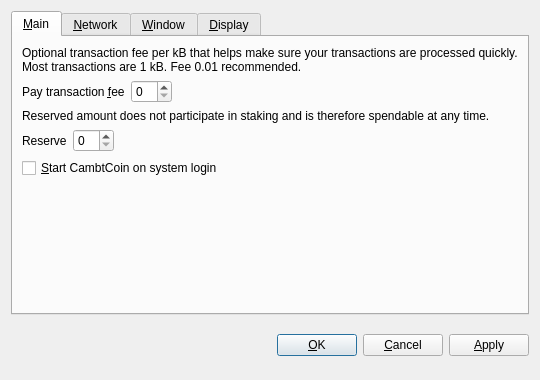
<?xml version="1.0" encoding="UTF-8"?>
<ui version="4.0">
 <class>OptionsDialog</class>
 <widget class="QDialog" name="OptionsDialog">
  <property name="geometry">
   <rect>
    <x>0</x>
    <y>0</y>
    <width>540</width>
    <height>380</height>
   </rect>
  </property>
  <property name="windowTitle">
   <string>Options</string>
  </property>
  <property name="modal">
   <bool>true</bool>
  </property>
  <layout class="QVBoxLayout" name="verticalLayout">
   <item>
    <widget class="QTabWidget" name="tabWidget">
     <property name="tabPosition">
      <enum>QTabWidget::North</enum>
     </property>
     <property name="currentIndex">
      <number>0</number>
     </property>
     <widget class="QWidget" name="tabMain">
      <attribute name="title">
       <string>&amp;Main</string>
      </attribute>
      <layout class="QVBoxLayout" name="verticalLayout_Main">
       <item>
        <widget class="QLabel" name="transactionFeeInfoLabel">
         <property name="text">
          <string>Optional transaction fee per kB that helps make sure your transactions are processed quickly. Most transactions are 1 kB. Fee 0.01 recommended.</string>
         </property>
         <property name="textFormat">
          <enum>Qt::PlainText</enum>
         </property>
         <property name="wordWrap">
          <bool>true</bool>
         </property>
        </widget>
       </item>
       <item>
        <layout class="QHBoxLayout" name="horizontalLayoutFee">
         <item>
          <widget class="QLabel" name="transactionFeeLabel">
           <property name="text">
            <string>Pay transaction &amp;fee</string>
           </property>
           <property name="textFormat">
            <enum>Qt::PlainText</enum>
           </property>
           <property name="buddy">
            <cstring>transactionFee</cstring>
           </property>
          </widget>
         </item>
         <item>
          <widget class="BitcoinAmountField" name="transactionFee"/>
         </item>
         <item>
          <spacer name="horizontalSpacerFee">
           <property name="orientation">
            <enum>Qt::Horizontal</enum>
           </property>
           <property name="sizeHint" stdset="0">
            <size>
             <width>40</width>
             <height>20</height>
            </size>
           </property>
          </spacer>
         </item>
        </layout>
       </item>
       <item>
        <widget class="QLabel" name="reserveBalanceInfoLabel">
         <property name="text">
          <string>Reserved amount does not participate in staking and is therefore spendable at any time.</string>
         </property>
         <property name="textFormat">
          <enum>Qt::PlainText</enum>
         </property>
         <property name="wordWrap">
          <bool>true</bool>
         </property>
        </widget>
       </item>
       <item>
        <layout class="QHBoxLayout" name="horizontalLayoutReserveBalance">
         <item>
          <widget class="QLabel" name="reserveBalanceLabel">
           <property name="text">
            <string>Reserve</string>
           </property>
           <property name="textFormat">
            <enum>Qt::PlainText</enum>
           </property>
           <property name="buddy">
            <cstring>reserveBalance</cstring>
           </property>
          </widget>
         </item>
         <item>
          <widget class="BitcoinAmountField" name="reserveBalance"/>
         </item>
         <item>
          <spacer name="horizontalSpacerReserveBalance">
           <property name="orientation">
            <enum>Qt::Horizontal</enum>
           </property>
           <property name="sizeHint" stdset="0">
            <size>
             <width>40</width>
             <height>20</height>
            </size>
           </property>
          </spacer>
         </item>
        </layout>
       </item>
       <item>
        <widget class="QCheckBox" name="bitcoinAtStartup">
         <property name="toolTip">
          <string>Automatically start CambtCoin after logging in to the system.</string>
         </property>
         <property name="text">
          <string>&amp;Start CambtCoin on system login</string>
         </property>
        </widget>
       </item>
       <item>
        <spacer name="verticalSpacer_Main">
         <property name="orientation">
          <enum>Qt::Vertical</enum>
         </property>
         <property name="sizeHint" stdset="0">
          <size>
           <width>20</width>
           <height>40</height>
          </size>
         </property>
        </spacer>
       </item>
      </layout>
     </widget>
     <widget class="QWidget" name="tabNetwork">
      <attribute name="title">
       <string>&amp;Network</string>
      </attribute>
      <layout class="QVBoxLayout" name="verticalLayout_Network">
       <item>
        <widget class="QCheckBox" name="mapPortUpnp">
         <property name="toolTip">
          <string>Automatically open the CambtCoin client port on the router. This only works when your router supports UPnP and it is enabled.</string>
         </property>
         <property name="text">
          <string>Map port using &amp;UPnP</string>
         </property>
        </widget>
       </item>
       <item>
        <widget class="QCheckBox" name="connectSocks">
         <property name="toolTip">
          <string>Connect to the CambtCoin network through a SOCKS5 proxy (e.g. when connecting through Tor).</string>
         </property>
         <property name="text">
          <string>&amp;Connect through SOCKS5 proxy:</string>
         </property>
        </widget>
       </item>
       <item>
        <layout class="QHBoxLayout" name="horizontalLayout_Network">
         <item>
          <widget class="QLabel" name="proxyIpLabel">
           <property name="text">
            <string>Proxy &amp;IP:</string>
           </property>
           <property name="textFormat">
            <enum>Qt::PlainText</enum>
           </property>
           <property name="buddy">
            <cstring>proxyIp</cstring>
           </property>
          </widget>
         </item>
         <item>
          <widget class="QValidatedLineEdit" name="proxyIp">
           <property name="maximumSize">
            <size>
             <width>140</width>
             <height>16777215</height>
            </size>
           </property>
           <property name="toolTip">
            <string>IP address of the proxy (e.g. 127.0.0.1)</string>
           </property>
          </widget>
         </item>
         <item>
          <widget class="QLabel" name="proxyPortLabel">
           <property name="text">
            <string>&amp;Port:</string>
           </property>
           <property name="textFormat">
            <enum>Qt::PlainText</enum>
           </property>
           <property name="buddy">
            <cstring>proxyPort</cstring>
           </property>
          </widget>
         </item>
         <item>
          <widget class="QLineEdit" name="proxyPort">
           <property name="maximumSize">
            <size>
             <width>55</width>
             <height>16777215</height>
            </size>
           </property>
           <property name="toolTip">
            <string>Port of the proxy (e.g. 9050)</string>
           </property>
          </widget>
         </item>
         <item>
          <spacer name="horizontalSpacer_Network">
           <property name="orientation">
            <enum>Qt::Horizontal</enum>
           </property>
           <property name="sizeHint" stdset="0">
            <size>
             <width>40</width>
             <height>20</height>
            </size>
           </property>
          </spacer>
         </item>
        </layout>
       </item>
       <item>
        <spacer name="verticalSpacer_Network">
         <property name="orientation">
          <enum>Qt::Vertical</enum>
         </property>
         <property name="sizeHint" stdset="0">
          <size>
           <width>20</width>
           <height>40</height>
          </size>
         </property>
        </spacer>
       </item>
      </layout>
     </widget>
     <widget class="QWidget" name="tabWindow">
      <attribute name="title">
       <string>&amp;Window</string>
      </attribute>
      <layout class="QVBoxLayout" name="verticalLayout_Window">
       <item>
        <widget class="QCheckBox" name="minimizeToTray">
         <property name="toolTip">
          <string>Show only a tray icon after minimizing the window.</string>
         </property>
         <property name="text">
          <string>&amp;Minimize to the tray instead of the taskbar</string>
         </property>
        </widget>
       </item>
       <item>
        <widget class="QCheckBox" name="minimizeOnClose">
         <property name="toolTip">
          <string>Minimize instead of exit the application when the window is closed. When this option is enabled, the application will be closed only after selecting Quit in the menu.</string>
         </property>
         <property name="text">
          <string>M&amp;inimize on close</string>
         </property>
        </widget>
       </item>
       <item>
        <spacer name="verticalSpacer_Window">
         <property name="orientation">
          <enum>Qt::Vertical</enum>
         </property>
         <property name="sizeHint" stdset="0">
          <size>
           <width>20</width>
           <height>40</height>
          </size>
         </property>
        </spacer>
       </item>
      </layout>
     </widget>
     <widget class="QWidget" name="tabDisplay">
      <attribute name="title">
       <string>&amp;Display</string>
      </attribute>
      <layout class="QVBoxLayout" name="verticalLayout_Display">
       <item>
        <layout class="QHBoxLayout" name="horizontalLayout_1_Display">
         <item>
          <widget class="QLabel" name="langLabel">
           <property name="text">
            <string>User Interface &amp;language:</string>
           </property>
           <property name="textFormat">
            <enum>Qt::PlainText</enum>
           </property>
           <property name="buddy">
            <cstring>lang</cstring>
           </property>
          </widget>
         </item>
         <item>
          <widget class="QValueComboBox" name="lang">
           <property name="toolTip">
            <string>The user interface language can be set here. This setting will take effect after restarting CambtCoin.</string>
           </property>
          </widget>
         </item>
        </layout>
       </item>
       <item>
        <layout class="QHBoxLayout" name="horizontalLayout_2_Display">
         <item>
          <widget class="QLabel" name="unitLabel">
           <property name="text">
            <string>&amp;Unit to show amounts in:</string>
           </property>
           <property name="textFormat">
            <enum>Qt::PlainText</enum>
           </property>
           <property name="buddy">
            <cstring>unit</cstring>
           </property>
          </widget>
         </item>
         <item>
          <widget class="QValueComboBox" name="unit">
           <property name="toolTip">
            <string>Choose the default subdivision unit to show in the interface and when sending coins.</string>
           </property>
          </widget>
         </item>
        </layout>
       </item>
       <item>
        <widget class="QCheckBox" name="coinControlFeatures">
         <property name="toolTip">
          <string>Whether to show coin control features or not.</string>
         </property>
         <property name="text">
          <string>Display coin &amp;control features (experts only!)</string>
         </property>
        </widget>
       </item>
       <item>
        <widget class="QCheckBox" name="useBlackTheme">
         <property name="text">
          <string>Use black visual theme (requires restart)</string>
         </property>
        </widget>
       </item>
       <item>
        <spacer name="verticalSpacer_Display">
         <property name="orientation">
          <enum>Qt::Vertical</enum>
         </property>
         <property name="sizeHint" stdset="0">
          <size>
           <width>20</width>
           <height>40</height>
          </size>
         </property>
        </spacer>
       </item>
      </layout>
     </widget>
    </widget>
   </item>
   <item>
    <layout class="QHBoxLayout" name="horizontalLayout_Buttons">
     <item>
      <spacer name="horizontalSpacer_1">
       <property name="orientation">
        <enum>Qt::Horizontal</enum>
       </property>
       <property name="sizeHint" stdset="0">
        <size>
         <width>40</width>
         <height>48</height>
        </size>
       </property>
      </spacer>
     </item>
     <item>
      <widget class="QLabel" name="statusLabel">
       <property name="font">
        <font>
         <weight>75</weight>
         <bold>true</bold>
        </font>
       </property>
       <property name="text">
        <string/>
       </property>
       <property name="textFormat">
        <enum>Qt::PlainText</enum>
       </property>
       <property name="wordWrap">
        <bool>true</bool>
       </property>
      </widget>
     </item>
     <item>
      <spacer name="horizontalSpacer_2">
       <property name="orientation">
        <enum>Qt::Horizontal</enum>
       </property>
       <property name="sizeHint" stdset="0">
        <size>
         <width>40</width>
         <height>48</height>
        </size>
       </property>
      </spacer>
     </item>
     <item>
      <widget class="QPushButton" name="okButton">
       <property name="text">
        <string>&amp;OK</string>
       </property>
      </widget>
     </item>
     <item>
      <widget class="QPushButton" name="cancelButton">
       <property name="text">
        <string>&amp;Cancel</string>
       </property>
       <property name="autoDefault">
        <bool>false</bool>
       </property>
      </widget>
     </item>
     <item>
      <widget class="QPushButton" name="applyButton">
       <property name="text">
        <string>&amp;Apply</string>
       </property>
       <property name="autoDefault">
        <bool>false</bool>
       </property>
      </widget>
     </item>
    </layout>
   </item>
  </layout>
 </widget>
 <customwidgets>
  <customwidget>
   <class>BitcoinAmountField</class>
   <extends>QSpinBox</extends>
   <header>bitcoinamountfield.h</header>
  </customwidget>
  <customwidget>
   <class>QValueComboBox</class>
   <extends>QComboBox</extends>
   <header>qvaluecombobox.h</header>
  </customwidget>
  <customwidget>
   <class>QValidatedLineEdit</class>
   <extends>QLineEdit</extends>
   <header>qvalidatedlineedit.h</header>
  </customwidget>
 </customwidgets>
 <resources/>
 <connections/>
</ui>
